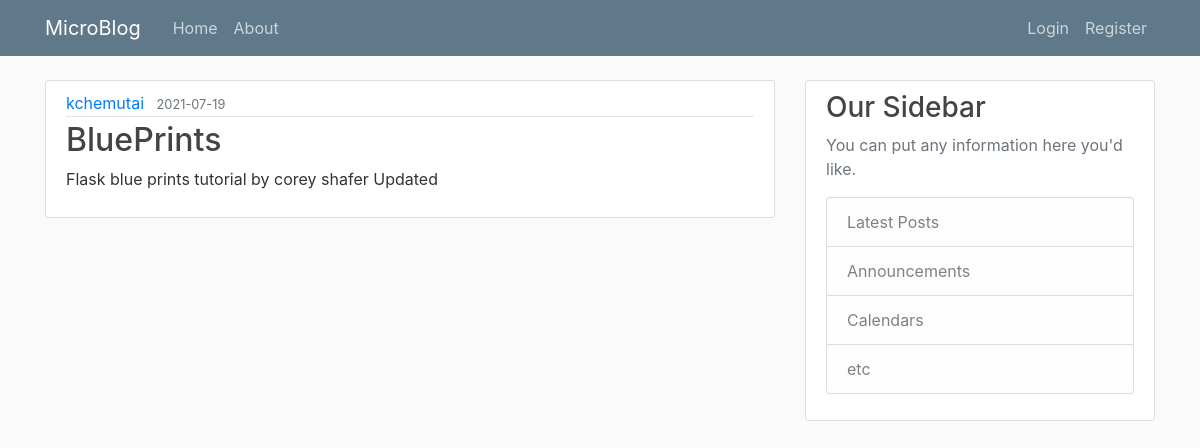
The page /post/29 on the database its author committed.
### microblog/models.py (models this page shows, shortened)
class User(db.Model, UserMixin):
    id = db.Column(db.Integer, primary_key=True)
    username = db.Column(db.String(30), unique=True, nullable=False)
    email = db.Column(db.String(120), unique=True, nullable=False)
    password = db.Column(db.String(60), nullable=False)
    image_file = db.Column(db.String(20), nullable=False,
                           default='default.jpg')
    posts = db.relationship('Post', backref='author', lazy=True)

class Post(db.Model):
    id = db.Column(db.Integer, primary_key=True)
    title = db.Column(db.String(60), nullable=False)
    content = db.Column(db.Text, nullable=False)
    date_posted = db.Column(db.DateTime, nullable=False,
                            default=datetime.utcnow)
    user_id = db.Column(db.Integer, db.ForeignKey('user.id'), nullable=False)

### microblog/posts/routes.py (the view)
@posts_bp.route('/post/<int:post_id>', methods=['post', 'get'])
def view_post(post_id):
    post = Post.query.get_or_404(post_id)
    return render_template('post.html', title=post.title, post=post)

### microblog/templates/post.html (shortened to what this page needs)
{% extends "layout.html" %}
{% block content %}
<article class="media content-section">
    <div class="media-body">
        <div class="article-metadata">
            <a class=" mr-2" href="{{ url_for('users_bp.user_posts', username=post.author.username) }}">{{ post.author.username
                }}</a>
            <small class="text-muted">{{ post.date_posted.strftime('%Y-%m-%d') }}</small>
        </div>
        <h2 class="article-title">{{ post.title }}</h2>
        <p class="article-content">{{ post.content }}</p>
    </div>
</article>
{% endblock content %}

### microblog/static/main.css (style rules this page uses)
body { background: #fafafa; color: #333333; margin-top: 5rem; }
h1, h2, h3, h4, h5, h6 { color: #444444; }
.content-section { background: #ffffff; padding: 10px 20px; border: 1px solid #dddddd; border-radius: 3px; margin-bottom: 20px; }
.article-title { color: #444444; }
.article-content { white-space: pre-line; }
.article-metadata { padding-bottom: 1px; margin-bottom: 4px; border-bottom: 1px solid #e3e3e3 }

### rows shown on the page
User: author.username "kchemutai"
Post: date_posted "2021-07-19", title "BluePrints", content "Flask blue prints tutorial by corey shafer Updated"
